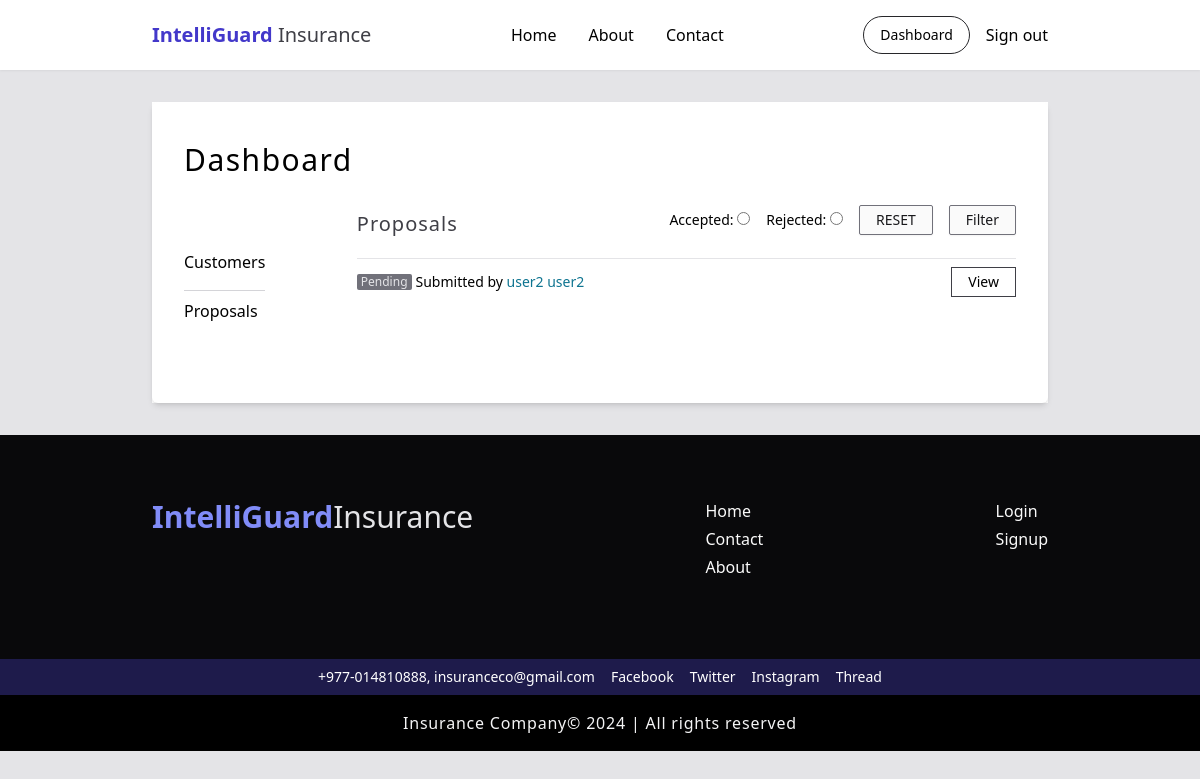
Page /admins/customerproposals/ (signed in) on the committed database.
### insurance/models.py (models this page shows, shortened)
class Proposal(models.Model):
    package = models.ForeignKey(
        Package,
        on_delete=models.CASCADE,
        related_name="package_proposals",
        null=False,
        blank=False,
    )
    date_created = models.DateTimeField(
        auto_now_add=True,
        null=False,
        blank=False,
    )
    predicted_amt = models.FloatField(
        default=0,
        null=False,
        blank=False,
    )
    status = models.CharField(
        max_length=15,
        choices=[
            ("pending", "pending"),
            ("accepted", "accepted"),
            ("rejected", "rejected"),
        ],
        default="pending",
        null=False,
        blank=False,
    )
    reviewed = models.BooleanField(
        default=False,
        null=False,
        blank=False,
    )
    insurance_profile = models.ForeignKey(
        InsuranceProfile,
        on_delete=models.CASCADE,
        related_name="insurance_profile_proposal",
        null=False,
        blank=False,
    )

class InsuranceProfile(models.Model):
    user = models.ForeignKey(
        User,
        on_delete=models.CASCADE,
        related_name="user_insurance_profiles",
        null=False,
        blank=False,
    )
    age = models.IntegerField(
        default=18,
        validators=[MinValueValidator(18), MaxValueValidator(64)],
        null=False,
        blank=False,
        verbose_name="Age",
    )
    gender = models.CharField(
        max_length=6,
        default="male",
        choices=[("male", "Male"), ("female", "Female")],
        verbose_name="Gender",
        null=False,
        blank=False,
    )
    region = models.CharField(
        max_length=15,
        default="southeast",
        choices=[
            ("southeast", "Southeast"),
            ("southwest", "Southwest"),
            ("northwest", "Northwest"),
            ("northeast", "Northeast"),
        ],
        verbose_name="Region",
        null=False,
        blank=False,
    )
    smoker = models.BooleanField(
        default=False,
        verbose_name="Smoker",
        null=False,
        blank=False,
    )
    children = models.IntegerField(
        default=0,
        validators=[MinValueValidator(0), MaxValueValidator(5)],
        null=False,
        blank=False,
        verbose_name="Number of children",
    )
    occupation = models.CharField(
        max_length=20,
        default="Unemployed",
        choices=[
            ("Student", "Student"),
            ("Unemployed", "Unemployed"),
            ("White collar", "White collar"),
            ("Blue collar", "Blue collar"),
        ],
        verbose_name="Occupation",
        null=False,
        blank=False,
    )
    bmi = models.FloatField(
        default=0,
        verbose_name="BMI",
        null=False,
        blank=False,
    )
    medical_history = models.CharField(
        max_length=20,
        default="no",
        choices=[
            ("no", "No"),
            ("Heart disease", "Heart disease"),
            ("High blood pressure", "High blood pressure"),
            ("Diabetes", "Diabetes"),
        ],
        verbose_name="Medical History",
        null=False,
        blank=False,
    )
    family_medical_history = models.CharField(
        max_length=20,
        default="no",
        choices=[
            ("no", "No"),
            ("Heart disease", "Heart disease"),
            ("High blood pressure", "High blood pressure"),
            ("Diabetes", "Diabetes"),
        ],
        verbose_name="Family Medical History",
        null=False,
        blank=False,
    )
    exercise_frequency = models.CharField(
        max_length=12,
        default="No",
        choices=[
            ("Never", "Never"),
            ("Occasionally", "Occasionally"),
            ("Rarely", "Rarely"),
            ("Frequently", "Frequently"),
        ],
        verbose_name="Exercise Frequency",
        null=False,
        blank=False,
    )
    insurance_profile = models.BooleanField(
        default=False,
        null=False,
        blank=False,
    )

### admins/views.py (the view)
class ProposalListView(AdminRequiredMixin, ListView):
    model = Proposal
    template_name = "admins/customerproposals.html"
    context_object_name = "proposals"
    def get_queryset(self):
        status = self.request.GET.get("status")
        if status:
            return (
                super().get_queryset().filter(status=status).order_by("-date_created")
            )
        return super().get_queryset().filter(status="pending").order_by("-date_created")

### admins/mixins.py (called while the page is built)
    def test_func(self):
        return self.request.user.is_staff

### templates/admins/customerproposals.html (shortened to what this page needs)
{% extends 'generic/base_generic.html' %}
{% block content %}
<div class="card">
  <h3 class="mt-4 w-full">Dashboard</h3>
  <div class="sm:grid sm:grid-cols-10 sm:gap-8 flex flex-col gap-4">
    {% include 'admins/dasboardmenu.html' %}
    <div class="w-full col-span-8">
      <div class="">
        <div
          class="flex flex-col sm:flex-row sm:justify-between sm:items-center w-full border-b border-b-zinc-200 pb-3"
        >
          <h6 class="text-zinc-700">Proposals</h6>
          <form
            method="GET"
            class="flex flex-col sm:flex-row sm:justify-between gap-4 sm:items-center"
          >
            <div class="flex flex-row gap-4">
              <div class="text-sm">
                Accepted: <input type="radio" name="status" value="accepted" />
              </div>
              <div class="text-sm">
                Rejected: <input type="radio" name="status" value="rejected" />
              </div>
            </div>
            <a
              href="{% url 'customerproposals' %}"
              class="small-btn"
            >RESET</a>
            <input
              type="submit"
              value="Filter"
              name="submit"
              class="small-btn"
            />
          </form>
        </div>
        <div class="divide-y divide-zinc-200 w-full">
          {% for proposal in proposals %}
          <div class="flex flex-row justify-between py-2">
            <div class="flex flex-row gap-1 items-center">
              <div
                class="text-xs {% if proposal.status == 'pending' %}bg-zinc-500 {% elif proposal.status == 'accepted' %} bg-green-500 {% else %} bg-red-500 {% endif %} text-zinc-200 h-fit px-1 rounded-sm cursor-default"
              >
                {{ proposal.status | capfirst }}
              </div>
              <div class="text-sm font-light">
                Submitted by
                <a
                  href="{% url 'customerprofile' proposal.insurance_profile.user.username %}"
                  class="text-cyan-700 font-normal hover:underline hover:underline-offset-1 cursor-pointer"
                >
                  {{ proposal.insurance_profile.user.first_name }} {{ proposal.insurance_profile.user.last_name }}</a
                >
              </div>
            </div>
            <div class="flex flex-row gap-3">
              <a
                href="{% url 'customerproposalbyid' proposal.id %}"
                class="flex items-center justify-center border border-zinc-700 text-sm px-4 py-1 hover:bg-zinc-100 cursor-pointer active:bg-zinc-300"
                >View</a
              >
            </div>
          </div>
          {% endfor %}
        </div>
      </div>
    </div>
  </div>
</div>
{% endblock %}

### rows in the picture
Proposal: status "Pending", insurance_profile.user.first_name "user2", insurance_profile.user.last_name "user2"
